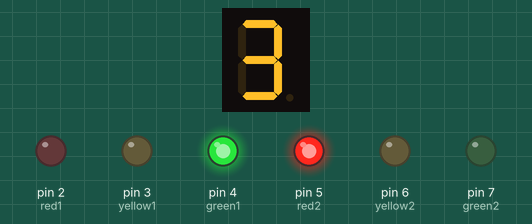
This sketch was run on a simulated Arduino Uno, built with avr-gcc and run on an emulated ATmega328P. On the bench: 1-digit seven-segment display, output pins drawn as LEDs (lit = HIGH). Wiring (inferred from the names in the program): 1-digit 7-segment display, segments lit when HIGH: segments pin 8, pin 9, pin 10, pin 11, pin 12, pin 13, A0. The segment pins are drawn as the display they are named for; pins used as bus, display or sensor lines are not drawn.

Above: at 0.1 s.
At 1.1 s:
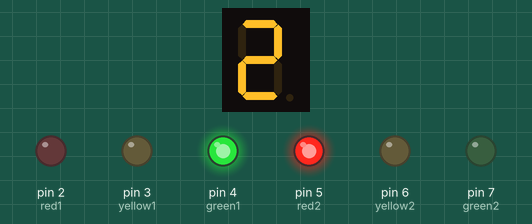
At 2.1 s:
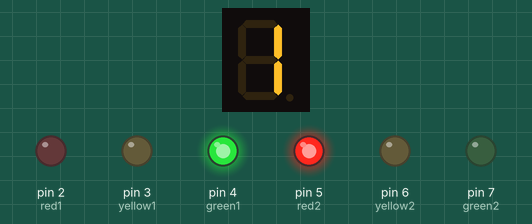
At 4.1 s:
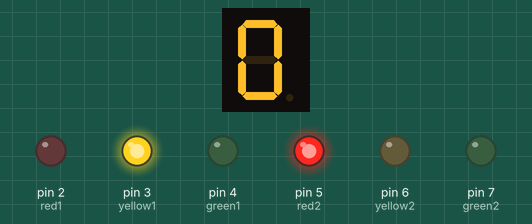
At 7.1 s:
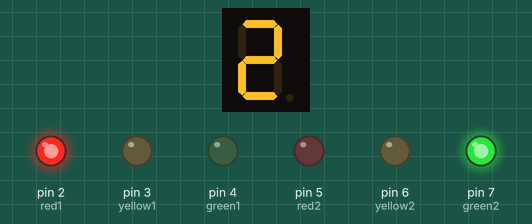
At 10.1 s:
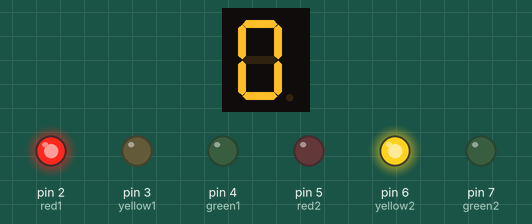
Timing chart, 0 to 37.5 s (numbered marks = the images above):
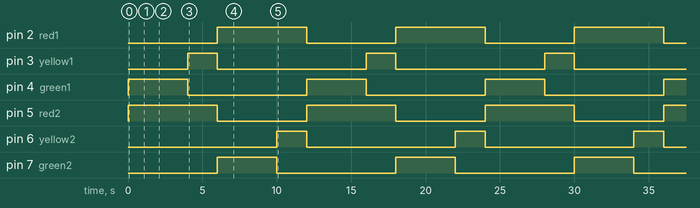

Measured:
- by itself, pin 2 (red1), pin 5 (red2): alternates HIGH for 6.0 s and LOW for 6.0 s
- by itself, pin 3 (yellow1), pin 6 (yellow2): alternates HIGH for 2.0 s and LOW for 10.0 s
- by itself, pin 4 (green1), pin 7 (green2): alternates HIGH for 4.0 s and LOW for 8.0 s
- what the display in image 1 shows lasts 1.0 s, from 1.0 s to 2.0 s
- what the display in image 3 shows lasts 3.0 s, from 3.0 s to 6.0 s

The sketch:

smart_traffic_management_system1.ino
```cpp
/*
  Project: Smart Traffic Light Controller with 7-Segment Countdown
  Description: Controls a multi-directional traffic light system with
               synchronized Red, Yellow, and Green LEDs alongside a
               7-segment display countdown timer using an Arduino Uno.

  Domain: Embedded Systems
  Date: 09/08/2026

*/

int red1 = 2;
int yellow1 = 3;
int green1 = 4;

int red2 = 5;
int yellow2 = 6;
int green2 = 7;

// 7-segment pins
int a = 8;
int b = 9;
int c = 10;
int d = 11;
int e = 12;
int f = 13;
int g = A0;

void setup()
{
  pinMode(red1, OUTPUT);
  pinMode(yellow1, OUTPUT);
  pinMode(green1, OUTPUT);

  pinMode(red2, OUTPUT);
  pinMode(yellow2, OUTPUT);
  pinMode(green2, OUTPUT);

  pinMode(a, OUTPUT);
  pinMode(b, OUTPUT);
  pinMode(c, OUTPUT);
  pinMode(d, OUTPUT);
  pinMode(e, OUTPUT);
  pinMode(f, OUTPUT);
  pinMode(g, OUTPUT);
}

// DISPLAY NUMBER FUNCTION
void displayDigit(int num)
{
  switch(num)
  {
    case 0:
      digitalWrite(a,HIGH);
      digitalWrite(b,HIGH);
      digitalWrite(c,HIGH);
      digitalWrite(d,HIGH);
      digitalWrite(e,HIGH);
      digitalWrite(f,HIGH);
      digitalWrite(g,LOW);
      break;

    case 1:
      digitalWrite(a,LOW);
      digitalWrite(b,HIGH);
      digitalWrite(c,HIGH);
      digitalWrite(d,LOW);
      digitalWrite(e,LOW);
      digitalWrite(f,LOW);
      digitalWrite(g,LOW);
      break;

    case 2:
      digitalWrite(a,HIGH);
      digitalWrite(b,HIGH);
      digitalWrite(c,LOW);
      digitalWrite(d,HIGH);
      digitalWrite(e,HIGH);
      digitalWrite(f,LOW);
      digitalWrite(g,HIGH);
      break;

    case 3:
      digitalWrite(a,HIGH);
      digitalWrite(b,HIGH);
      digitalWrite(c,HIGH);
      digitalWrite(d,HIGH);
      digitalWrite(e,LOW);
      digitalWrite(f,LOW);
      digitalWrite(g,HIGH);
      break;
  }
}

void loop()
{
  // ROAD 1 GREEN
  digitalWrite(green1, HIGH);
  digitalWrite(red2, HIGH);

  for(int i=3; i>=0; i--)
  {
    displayDigit(i);
    delay(1000);
  }

  digitalWrite(green1, LOW);
  digitalWrite(yellow1, HIGH);

  delay(2000);

  digitalWrite(yellow1, LOW);
  digitalWrite(red2, LOW);

  // ROAD 2 GREEN
  digitalWrite(green2, HIGH);
  digitalWrite(red1, HIGH);

  for(int i=3; i>=0; i--)
  {
    displayDigit(i);
    delay(1000);
  }

  digitalWrite(green2, LOW);
  digitalWrite(yellow2, HIGH);

  delay(2000);

  digitalWrite(yellow2, LOW);
  digitalWrite(red1, LOW);
}
```
